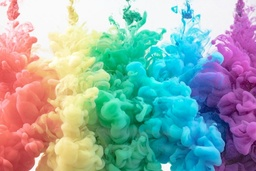
#> input picture Algorithmics/Homework/homework_05/images/colors.jpeg, 256 x 171 px, shrunk from 720 x 480 before the run
$ python original_code.py
#> lines starting #> are read from the running program, lines starting #| are printed output that depends on the picture
### Algorithmics/Homework/homework_05/ex_03/random_proyection_tree.py
import numpy as np
import sys
import matplotlib.pyplot as plt

MIN_NUM_BLOCKS_IN_LEAVE = 5

sys.setrecursionlimit(2000) # avoid recursion problems

def _random_vector(data):
    return np.random.randn(data.shape[1])

class Node:
    def __init__(self, data):
        self.random_vector = _random_vector(data)
        self.median = self.calculate_median(data)
        self.left = None
        self.right = None

    def calculate_median(self, data):
        dot_products = np.dot(data, self.random_vector)
        return np.median(dot_products)

    def divide_data(self, data):
        dot_products = np.dot(data, self.random_vector)
        left_data = data[dot_products < self.median]
        right_data = data[dot_products >= self.median]
        self.left = left_data
        self.right = right_data
        return left_data, right_data


# [10 lines left out: function plot_tree, not called in this run]

num_nodes = 0

def create_rp_tree(data, depth=0, max_depth=20):

    global num_nodes
    # base case
    if len(data) <= MIN_NUM_BLOCKS_IN_LEAVE or depth >= max_depth:
        return Node(data)


    current_node = Node(data)
    num_nodes += 1
    left_data, right_data = current_node.divide_data(data)

    # plot_tree(current_node) uncomment to see the plots, leave pause
    # plt.pause(0.5)

    if len(left_data) > MIN_NUM_BLOCKS_IN_LEAVE:
        current_node.left = create_rp_tree(left_data, depth + 1, max_depth)
    if len(right_data) > MIN_NUM_BLOCKS_IN_LEAVE:
        current_node.right = create_rp_tree(right_data, depth + 1, max_depth)

    return current_node, num_nodes

### Algorithmics/Homework/homework_05/ex_03/original_code.py
# Install necessary libraries (if not already installed)
# !pip install Pillow

# Import necessary libraries
import requests
from PIL import Image, UnidentifiedImageError
from io import BytesIO
import matplotlib.pyplot as plt
import numpy as np
import random
from sklearn.decomposition import PCA
from sklearn.metrics.pairwise import euclidean_distances, manhattan_distances, cosine_similarity
from urllib.parse import urlparse
import os

from Homework.homework_05.ex_03.random_proyection_tree import create_rp_tree, num_nodes

random.seed(0)  # Set random seed for reproducibility

# Function to load image from URL or local file
def load_image(input_path):
#> called with input_path = '../images/colors.jpeg'
    if os.path.isfile(input_path):
        # Input is a local file
        try:
            img = Image.open(input_path)
#> img is the input picture: PIL image 256x171 RGB; mean R, G, B 146.1, 171.4, 169.6
            return img
        except UnidentifiedImageError:
            print(f"Could not identify image from the file: {input_path}")
            return None
    else:
        # Check if input is a URL
        parsed_url = urlparse(input_path)
        if parsed_url.scheme in ('http', 'https'):
            try:
                response = requests.get(input_path)
                response.raise_for_status()
                img = Image.open(BytesIO(response.content))
                return img
            except requests.exceptions.RequestException as e:
                print(f"Failed to retrieve image: {e}")
                return None
            except UnidentifiedImageError:
                print("Could not identify image from the URL.")
                return None
        else:
            print(f"The input '{input_path}' is neither a valid URL nor a local file.")
            return None

# Main code
# Provide the image path (either URL or local filename)
# input_path = 'https://digit.cs.ut.ee/~vilo/photos/52084941097_f27207539e_o.jpg'  # Example URL
input_path = '../images/colors.jpeg'  # Example local filename (ensure the file exists in your Colab environment)

# Load the image
img = load_image(input_path)

if img is not None:
    # Display the image
    plt.figure(figsize=(8, 6))
    plt.imshow(img)
    plt.axis('off')
    plt.title('Original Image')
    plt.show()

    # Convert Image into RGB Matrix
    image_array = np.array(img)
    if image_array.shape[2] == 4:
        image_array = image_array[:, :, :3]  # Remove alpha channel if present
    height, width, channels = image_array.shape
#> height = 171; width = 256; channels = 3

    # Function to Extract Blocks and Positions
    def extract_blocks_with_positions(image_array, block_size):
        block_height, block_width = block_size
        img_height, img_width, channels = image_array.shape

        # Calculate the number of blocks along height and width
        num_blocks_vertical = img_height // block_height
        num_blocks_horizontal = img_width // block_width

        # Trim the image to fit an integer number of blocks
        trimmed_height = num_blocks_vertical * block_height
        trimmed_width = num_blocks_horizontal * block_width
        trimmed_image = image_array[:trimmed_height, :trimmed_width, :]

        # Extract blocks and their positions
        blocks = []
        positions = []

        for i in range(0, trimmed_height, block_height):
            for j in range(0, trimmed_width, block_width):

                if random.random() > 0.5:  # Skip half of the blocks
                    continue

                block = trimmed_image[i:i+block_height, j:j+block_width, :]

                # Check if block contains more than one pixel
                if block.size > 3:  # More than one pixel
                    # Reshape block to (-1, 3), each row is an RGB triplet
                    block_pixels = block.reshape(-1, 3)
                    # Check if all RGB triplets are the same
                    if np.all((block_pixels == block_pixels[0]).all(axis=1)):
                        # All pixels have the same RGB values
                        if random.random() > 0.1:  # Accept with 10% probability
                            continue  # Skip this block

                blocks.append(block.flatten())
                positions.append((j, i))  # (X, Y) position

        blocks = np.array(blocks)
        positions = np.array(positions)

        return blocks, positions

    # Function to visualize PCA-transformed data
    def visualize_pca_data(blocks_pca, block_size):
        plt.figure(figsize=(8,6))
        plt.scatter(blocks_pca[:, 0], blocks_pca[:, 1], s=5, alpha=0.7)
        plt.title(f'PCA of Blocks (size={block_size})')
        plt.xlabel('Principal Component 1')
        plt.ylabel('Principal Component 2')
        plt.show()

    # Function to perform K-NN search with different distance metrics
    def perform_knn_search(blocks_original, blocks_transformed, positions, random_indices, k=4):
        # For each selected vector
        for idx in random_indices:
            vector_original = blocks_original[idx].reshape(1, -1)
            vector_transformed = blocks_transformed[idx].reshape(1, -1)
            position = positions[idx]
            vector_contents = vector_original.flatten()
            vector_str = np.array2string(vector_contents, formatter={'int':lambda x: f'{x:3d}'}, separator=',', max_line_width=80)
            print(f"\nSelected Vector at Position X={position[0]:>4}, Y={position[1]:>4}    Vector: {vector_str}")

            # Compute distances in PCA-transformed space
            # Choose one of the following distance metrics:

            # Option 1: Euclidean distance using library function
            distances = euclidean_distances(vector_transformed, blocks_transformed).flatten()

            # [21 lines of commented-out code are left out]
            distances[idx] = np.inf

            # Find nearest neighbors
            nearest_indices = np.argsort(distances)[:k]

            print("Nearest neighbors in PCA-transformed space:")
            print(f"{'Index':>6}  {'X':>6}  {'Y':>6}  {'Distance':>12}    {'Vector Contents'}")
            for n_idx in nearest_indices:
                neighbor_vector = blocks_original[n_idx].flatten()
                neighbor_position = positions[n_idx]
                distance = distances[n_idx]
                neighbor_vector_str = np.array2string(neighbor_vector, formatter={'int':lambda x: f'{x:3d}'}, separator=',', max_line_width=80)
                print(f"{n_idx:>6}  {neighbor_position[0]:>6}  {neighbor_position[1]:>6}  {distance:12.4f}    {neighbor_vector_str}")

    # Step 3 and 4: Process Blocks and Perform Similarity Search
    block_sizes = [(1,1), (1,3), (3,4)]  # Block sizes to process

    for block_size in block_sizes:
        print(f"\nProcessing block size: {block_size}")
        blocks, positions = extract_blocks_with_positions(image_array, block_size)
        num_blocks = blocks.shape[0]
        vector_dim = blocks.shape[1]

        print(f"Total blocks: {num_blocks}, Vector dimension: {vector_dim}")

        # **No normalization; keep blocks as integer RGB values**

        # Apply PCA (convert to float for PCA computation)
        print("Applying PCA...")
        blocks_float = blocks.astype(float)  # Convert to float for PCA
        pca = PCA(n_components=2)
        blocks_pca = pca.fit_transform(blocks_float)

        _, num_nodes = create_rp_tree(blocks_pca)
        print(f"Total number of nodes in the RP-tree: {num_nodes}")

        # Visualize the PCA-transformed data
        visualize_pca_data(blocks_pca, block_size)


        # Select 5 random indices
        random_indices = random.sample(range(num_blocks), 5)

        # Perform K-NN search on PCA-transformed data
        print("Performing K-NN search on PCA-transformed data...")
        perform_knn_search(blocks, blocks_pca, positions, random_indices, k=10)
#> this loop made 3 passes
#| Total number of nodes in the RP-tree: 6097
#| Total number of nodes in the RP-tree: 8152
#> (further printed lines are left out)
#> pass 1, in visualize_pca_data, `plt.show()`:
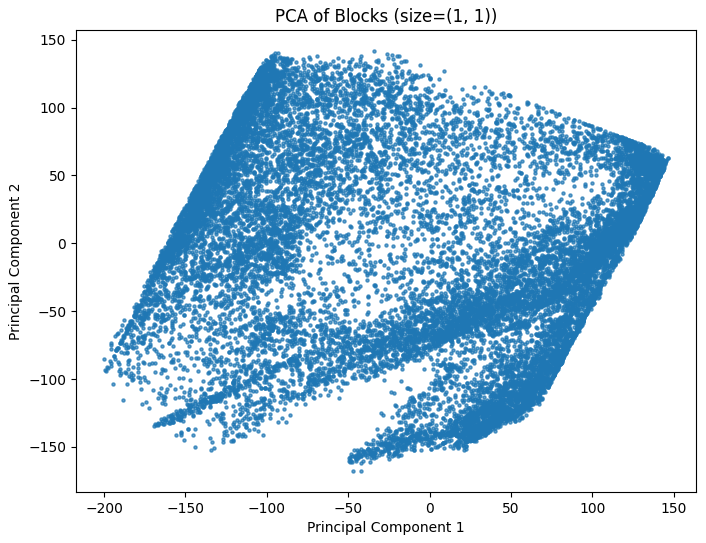
#> figure drawn by matplotlib, 1 panel
#> pass 2, in extract_blocks_with_positions (call 2), `trimmed_image = image_array[:trimmed_height, :trimmed_width, :]`:
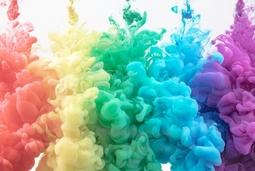
#> trimmed_image: shape (171, 255, 3); mean R, G, B 146.1, 171.7, 169.6
#> pass 2, in visualize_pca_data (call 2), `plt.show()`:
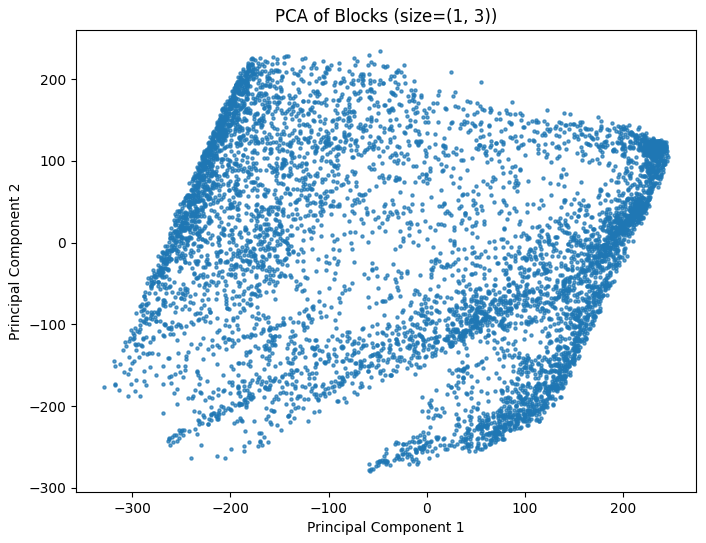
#> figure drawn by matplotlib, 1 panel

else:
    print("Image could not be loaded. Please check the input path or URL.")
